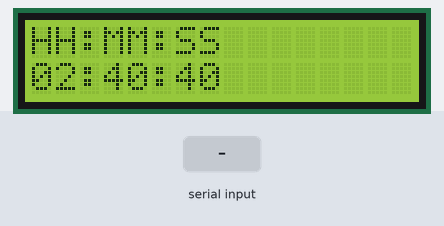
Bench run of a sketch on a simulated Arduino Uno, built with avr-gcc and run on an emulated ATmega328P. Parts: 16×2 character LCD. The inputs (shaded band) are chosen by the test bench. What the sketch prints to the serial monitor is not drawn.

Above: at 1.2 s.
1.3 s: "h" received over Serial
At 1.71 s:
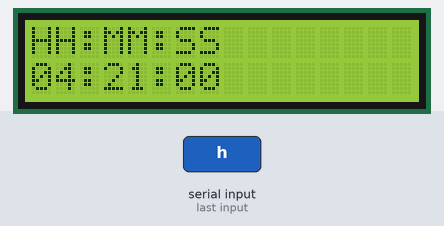
3.0 s: "m" received over Serial
At 3.52 s:
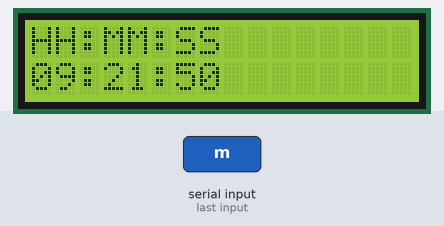
4.8 s: "s" received over Serial
At 5.93 s:
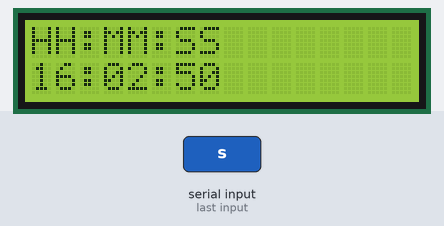
Timing chart, 0 to 7.8 s (numbered marks = the images above; inputs shaded):
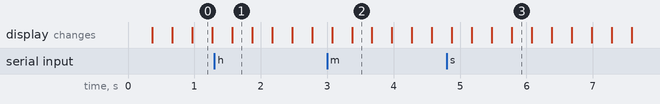

The sketch:

ch4.ino
```cpp
/* Read a text received on serial arduino port and display on LCD*/
#include <LiquidCrystal.h>
LiquidCrystal lcd(12, 11, 5, 4, 3, 2);

int ss=0;
int mm=0;
int hh=0;

long seconds;

void setup()
{
  Serial.begin(9600);
  lcd.begin(16, 2);
  // prints title with ending line break
  lcd.setCursor(0,0);    //col, row
  lcd.print("HH:MM:SS");
}

void loop()
{
  if(seconds==(60*60*24))
    seconds = 0;
  seconds = millis()*10;

  lcd.setCursor(0,1);    //col, row
  hh = seconds/3600%24;
  if(hh<10)
    lcd.print(0);
  lcd.print(hh);

  lcd.setCursor(2,1);    //col, row
  lcd.print(':');

  mm = seconds/60%60;
  lcd.setCursor(3,1);    //col, row
  if(mm<10)
    lcd.print(0);
  lcd.print(mm);

  lcd.setCursor(5,1);    //col, row
  lcd.print(':');

  ss = seconds%60;
  lcd.setCursor(6,1);    //col, row
  if(ss<10)
    lcd.print(0);
  lcd.print(ss);

  if(Serial.available())
  {
    char inChar = Serial.read();
    if(inChar == 'h')
    {
      Serial.print("Hours:");
      if(hh<10)
         Serial.print(0);
      Serial.println(hh);
    }
    else if(inChar == 'm')
    {
      Serial.print("Minutes:");
      if(mm<10)
         Serial.print(0);
      Serial.println(mm);
    }
    else if(inChar == 's')
    {
      Serial.print("Seconds:");
      if(ss<10)
         Serial.print(0);
      Serial.println(ss);
    }
  }
}
```
